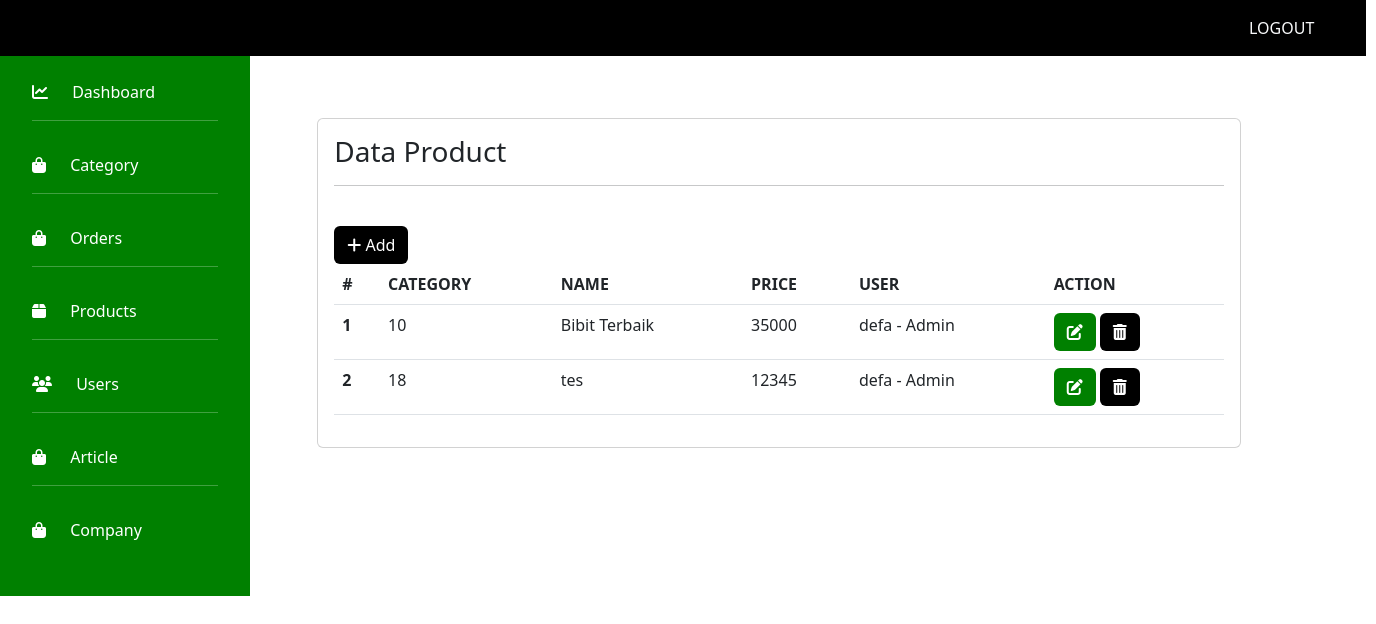
The page /admin/index.php?page=product&aksi on the database its author committed.
### tables this page shows
CREATE TABLE `products` (
  `id` int(11) NOT NULL,
  `name` varchar(60) NOT NULL,
  `image` varchar(30) NOT NULL,
  `category_id` int(11) NOT NULL,
  `price` int(11) NOT NULL,
  `description` text DEFAULT NULL,
  `created_at` timestamp NOT NULL DEFAULT current_timestamp(),
  `created_by_name` varchar(60) DEFAULT NULL,
  `created_by_role` varchar(30) DEFAULT NULL,
  `updated_at` timestamp NULL DEFAULT NULL,
  `updated_by_name` varchar(60) DEFAULT NULL,
  `updated_by_role` varchar(30) DEFAULT NULL
);

### pages/product/tampil.php (the view, shortened to what this page needs)
<div class="card">
    <div class="card-body">
    <h3>Data Product</h3>
    <hr>
    <br>
    <a href="index.php?page=product&aksi=tambah" type="button" class="btn" style="background-color: black; color: white;"><i class="fa fa-plus"></i> Add</a>
    <br>
    <table class="table">
        <thead>
            <tr>
            <th scope="col">#</th>
            <th scope="col">CATEGORY</th>
            <th scope="col">NAME</th>
            <th scope="col">PRICE</th>
            <th scope="col">USER</th>
            <th scope="col">ACTION</th>
            </tr>
        </thead>
        <tbody>
            <tr>
            <?php
                $TAMPIL = "SELECT id, name, category_id, price, description, created_by_name, created_by_role, CASE WHEN created_by_role = '' THEN 'Admin' WHEN created_by_role != '' THEN created_by_role END AS created_by_role FROM products";
                $HASIL = mysqli_query($koneksi,$TAMPIL);
                $NO = 1;
                    while ($row=mysqli_fetch_array($HASIL)) {
                $id     = $row['id'];
                $category_id     = $row['category_id'];
                $name     = $row['name'];
                $price    = $row['price'];
                $nameby    = $row['created_by_name'];
                $role    = $row['created_by_role'];
             ?>
              <th scope="row"><?php echo $NO; ?></th>
              <td><?php echo $category_id; ?></td>
              <td><?php echo $name; ?></td>
              <td><?php echo $price; ?></td>
              <td><?php echo "$nameby - $role"; ?></td>
              <td>
                  <a href="index.php?page=product&aksi=edit&id=<?php echo $id; ?>" class="btn" style="background-color: #008000; color: white;"><i class="fa fa-pen-to-square"></i></a>
                  <a href="../pages/product/hapus.php?id=<?php echo $row['id'];?>" type="button" class="btn" style="background-color: black; color: white;"><i class="fa fa-trash"></i></a>
              </td>
            </tr>
            <?php
                  $NO++;
                  }
                   ?>
        </tbody>
        </table>
    </div>
</div>

### rows shown on the page
products: category "10", name "Bibit Terbaik", price "35000", created_by_name "defa", role "Admin"
products: category "18", name "tes", price "12345", created_by_name "defa", role "Admin"
